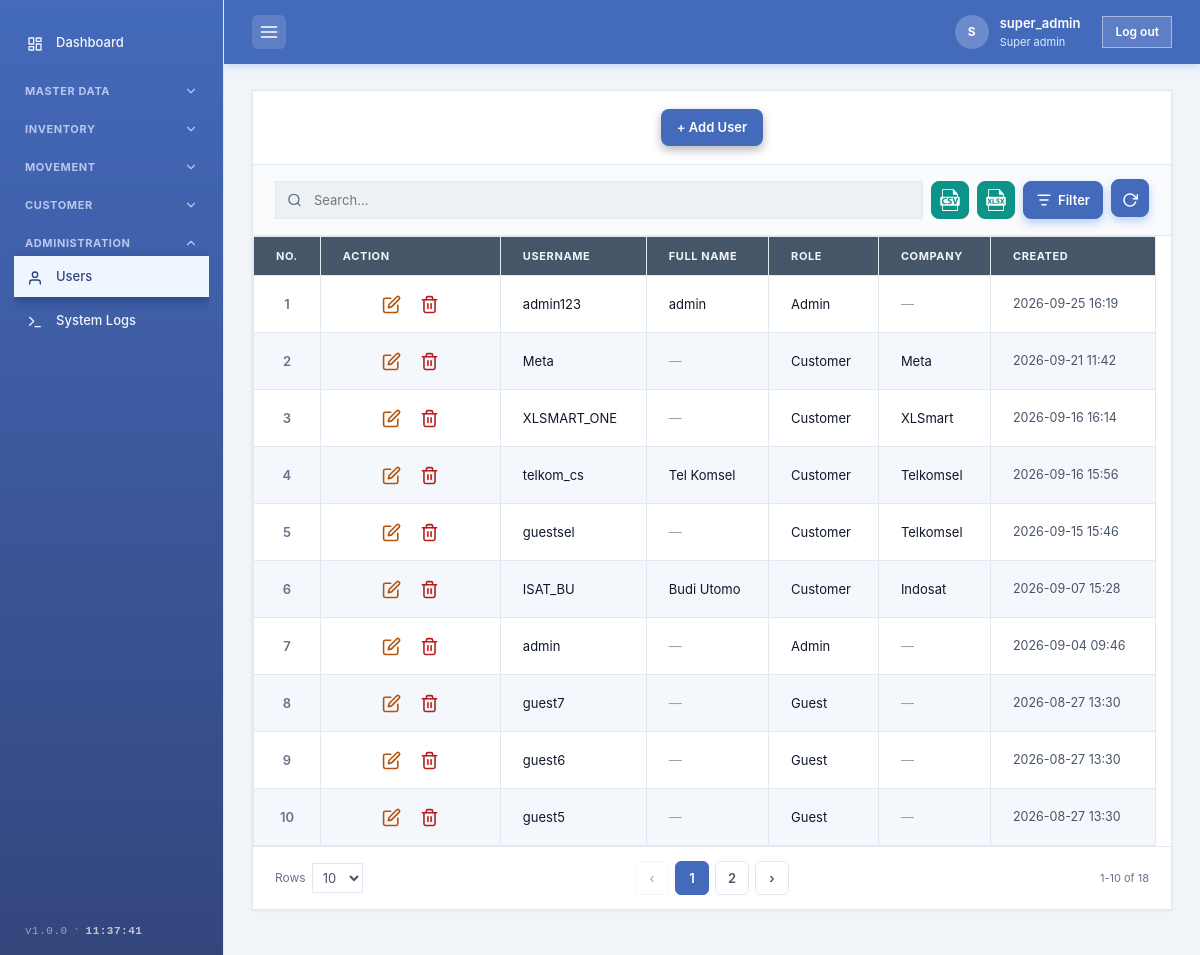
The page /pages/users.php (signed in) on the database its author committed.
### tables this page shows
CREATE TABLE `users` (
  `id` int(10) unsigned NOT NULL AUTO_INCREMENT,
  `username` varchar(64) NOT NULL,
  `password_hash` varchar(255) NOT NULL,
  `full_name` varchar(100) DEFAULT NULL,
  `role` varchar(50) NOT NULL DEFAULT 'admin',
  `company` varchar(100) DEFAULT NULL,
  `avatar` varchar(255) DEFAULT NULL,
  `created_at` datetime NOT NULL DEFAULT current_timestamp(),
  PRIMARY KEY (`id`),
  UNIQUE KEY `username` (`username`)
);

### includes/db.php (called while the page is built, shortened)
<?php
function db(): PDO
{
    static $pdo = null;
    if ($pdo === null) {
        $dsn = 'mysql:host=' . DB_HOST . ';dbname=' . DB_NAME . ';charset=utf8mb4';
        $pdo = new PDO($dsn, DB_USER, DB_PASS, [
            PDO::ATTR_ERRMODE            => PDO::ERRMODE_EXCEPTION,
            PDO::ATTR_DEFAULT_FETCH_MODE => PDO::FETCH_ASSOC,
        ]);
    }
    return $pdo;
}

### includes/auth.php (called while the page is built, shortened)
<?php
require_once __DIR__ . '/functions.php';
function current_user(): ?array
{
    static $user = null;
    if ($user === null) {
        try {
            $st = db()->prepare('SELECT id, username, full_name, role, company, avatar, created_at FROM users WHERE id = ?');
            $st->execute([$_SESSION['user_id']]);
            $row = $st->fetch();
            $user = $row === false ? null : $row;
        } catch (Exception $e) {
            $user = null;
        }
    }
    return $user;
}
function require_login(): void
{
    if (current_user() === null) {
        header('Location: ' . BASE_URL . '/login.php');
        exit;
    }
}
function current_role(): ?string
{
    $user = current_user();
    return $user === null ? null : (string)($user['role'] ?? '');
}

### pages/users.php (the view, shortened to what this page needs)
<?php
require_once __DIR__ . '/../includes/auth.php';
require_login();
$users = [];
try {
    $pdo = db();
    $users = $pdo->query('SELECT id, username, full_name, role, company, created_at FROM users ORDER BY id DESC')->fetchAll();
} catch (Exception $e) {
    $dbError = 'Could not load users from the database.';
}
$currentUserId = (int)(current_user()['id'] ?? 0);
include __DIR__ . '/../includes/header.php';
require_once __DIR__ . '/../includes/data-toolbar.php';
require_once __DIR__ . '/../includes/data-pagination.php';
$userSortOptions = [
    ['newest',    'Newest First'],
    ['oldest',    'Oldest First'],
    ['username',  'Username A-Z'],
    ['fullname',  'Full Name A-Z'],
    ['role',      'Role'],
    ['company',   'Company A-Z'],
];
$userToolbar    = buildToolbar('user', $userSortOptions);
$userPagination = buildPagination('user', ['pageSize' => 10]);
?>
<section class="inventory-section" id="users">
    <div class="sticky-zone">
        <div class="section-header">
            <button type="button" class="btn primary add-button" onclick="openAddUserModal()">+ Add User</button>
        </div>
    </div>
    <div class="toolbar-row"><?php echo $userToolbar; ?></div>
    <div class="table-container">
        <table>
            <thead>
                <tr>
                    <th>No.</th>
                    <th class="action-col">Action</th>
                    <th>Username</th>
                    <th>Full Name</th>
                    <th>Role</th>
                    <th>Company</th>
                    <th>Created</th>
                </tr>
            </thead>
            <tbody id="userBody">
                <?php if (empty($users)): ?>
                    <tr>
                        <td colspan="7" style="text-align:center; color:#9ca3af; padding:40px;">
                            No users yet. Add one above.
                        </td>
                    </tr>
                <?php else: ?>
                    <?php foreach ($users as $i => $u): ?>
                        <tr class="user-row"
                            data-created="<?php echo strtotime($u['created_at']); ?>"
                            data-username="<?php echo e(mb_strtolower((string)$u['username'])); ?>"
                            data-fullname="<?php echo e(mb_strtolower((string)($u['full_name'] ?? ''))); ?>"
                            data-role="<?php echo e(mb_strtolower((string)$u['role'])); ?>"
                            data-company="<?php echo e(mb_strtolower((string)($u['company'] ?? ''))); ?>">
                            <td class="no-col"><?php echo $i + 1; ?></td>
                            <td>
                                <div class="row-actions">
                                    <button type="button" class="btn icon-btn edit" title="Edit" onclick="openEditUserModal(<?php echo (int)$u['id']; ?>, <?php echo e(json_encode($u['username'])); ?>, <?php echo e(json_encode($u['full_name'] ?? '')); ?>, <?php echo e(json_encode($u['role'])); ?>, <?php echo e(json_encode($u['company'] ?? '')); ?>)">
                                        <?php echo icon_edit(); ?>
                                    </button>
                                    <?php if ((int)$u['id'] !== $currentUserId): ?>
                                        <button type="button" class="btn icon-btn delete" title="Delete" onclick="confirmDeleteUser(<?php echo (int)$u['id']; ?>, <?php echo e(json_encode($u['username'])); ?>)">
                                            <?php echo icon_delete(); ?>
                                        </button>
                                    <?php endif; ?>
                                </div>
                            </td>
                            <td><?php echo e($u['username']); ?></td>
                            <td><?php echo dash($u['full_name']); ?></td>
                            <td><?php echo e(ucfirst($u['role'])); ?></td>
                            <td><?php echo dash($u['company']); ?></td>
                            <td class="registered-on"><?php echo e(fmt_datetime($u['created_at'])); ?></td>
                        </tr>
                    <?php endforeach; ?>
                <?php endif; ?>
            </tbody>
        </table>
    </div>
    <?php echo $userPagination; ?>
</section>
<?php include __DIR__ . '/../includes/footer.php'; ?>

### includes/header.php (shortened to what this page needs)
<?php
require_once __DIR__ . '/functions.php';
require_once __DIR__ . '/auth.php';
$currentUser = current_user();
$fullName    = $currentUser['full_name'] ?? $currentUser['username'] ?? 'User';
$roleLabel   = ucfirst($currentUser['role'] ?? 'User');
$words = preg_split('/\s+/', trim($fullName));
$initials = strtoupper(($words[0][0] ?? 'U') . ($words[1][0] ?? ''));
?>
<!DOCTYPE html>
<html lang="en">
<head>
    <link rel="stylesheet" href="<?php echo BASE_URL; ?>/css/style.css">
</head>
<body>
<div class="app">
    <?php include __DIR__ . '/sidebar.php'; ?>
    <main class="main">
        <header class="topbar">
            <button type="button" class="sidebar-toggle" onclick="toggleSidebar()" aria-label="Toggle sidebar">
                <svg viewBox="0 0 24 24" fill="none" stroke="currentColor" stroke-width="2" stroke-linecap="round" width="20" height="20">
                    <line x1="3" y1="6" x2="21" y2="6"></line>
                    <line x1="3" y1="12" x2="21" y2="12"></line>
                    <line x1="3" y1="18" x2="21" y2="18"></line>
                </svg>
            </button>
            <div class="user-area">
                <a href="<?php echo BASE_URL; ?>/pages/profile.php" class="user-profile-link" title="My Profile">
                    <div class="user-avatar">
                        <?php if (!empty($currentUser['avatar']) && is_file(__DIR__ . '/../' . $currentUser['avatar'])): ?>
                            <img src="<?php echo BASE_URL . '/' . e($currentUser['avatar']); ?>" alt="<?php echo e($fullName); ?>">
                        <?php else: ?>
                            <?php echo e($initials); ?>
                        <?php endif; ?>
                    </div>
                    <div>
                        <div class="user-name"><?php echo e($fullName); ?></div>
                        <div class="user-role"><?php echo e($roleLabel); ?></div>
                    </div>
                </a>
                <a href="<?php echo BASE_URL; ?>/logout.php" class="logout-link">Log out</a>
            </div>
        </header>
        <div class="content">

### includes/icons.php (shortened to what this page needs)
<?php
function render_icon(string $name, string $extraClass = ''): string
{
    $cls = $extraClass !== '' ? ' class="' . htmlspecialchars($extraClass, ENT_QUOTES, 'UTF-8') . '"' : '';
    return match ($name) {
        'dashboard' => '<svg' . $cls . ' viewBox="0 0 24 24" fill="none" stroke="currentColor" stroke-width="2" stroke-linecap="round" stroke-linejoin="round"><rect x="3" y="3" width="7" height="9"></rect><rect x="14" y="3" width="7" height="5"></rect><rect x="14" y="12" width="7" height="9"></rect><rect x="3" y="16" width="7" height="5"></rect></svg>',
        'brands'    => '<svg' . $cls . ' viewBox="0 0 24 24" fill="none" stroke="currentColor" stroke-width="2" stroke-linecap="round" stroke-linejoin="round"><path d="M20.59 13.41l-7.17 7.17a2 2 0 0 1-2.83 0L2 12V2h10l8.59 8.59a2 2 0 0 1 0 2.82z"/><line x1="7" y1="7" x2="7.01" y2="7"/></svg>',
        'items'     => '<svg' . $cls . ' viewBox="0 0 24 24" fill="none" stroke="currentColor" stroke-width="2" stroke-linecap="round" stroke-linejoin="round"><path d="M3 9l1.5-5h15L21 9"/><path d="M3 9h18v12H3z"/><path d="M3 9a3 3 0 0 0 6 0 3 3 0 0 0 6 0 3 3 0 0 0 6 0"/></svg>',
        'bin'       => '<svg' . $cls . ' viewBox="0 0 24 24" fill="none" stroke="currentColor" stroke-width="1.5" stroke-linecap="round" stroke-linejoin="round"><path d="M7.69 8.71H5V8.17h4.85M7.69 8.71V19h8.62V8.71M7.69 8.71h8.62M16.31 8.71H19V8.17h-4.85M9.85 8.17V6h4.3v2.17M9.85 8.17h4.3"/><path d="M10 11v6M12 11v6M14 11v6"/></svg>',
        'lot'       => '<svg' . $cls . ' viewBox="0 0 24 24" fill="none" stroke="currentColor" stroke-width="2" stroke-linecap="round" stroke-linejoin="round"><line x1="8" y1="6" x2="21" y2="6"></line><line x1="8" ',
        '' => '' . $cls . ' ',
        ''     => '' . $cls . ' ',
        ''   => '' . $cls . ' ',
        ''  => '' . $cls . ' ',
        ''  => '' . $cls . ' ',
        '' => '' . $cls . ' ',
        ''   => '' . $cls . ' ',
        ''     => '' . $cls . ' ',
        ''      => '' . $cls . ' ',
        ''    => '' . $cls . ' ',
        ''      => '' . $cls . ' ',
        ''     => '' . $cls . ' ',
        ''   => '' . $cls . ' ',
        ''  => '' . $cls . ' ',
        'logs'      => '<svg' . $cls . ' viewBox="0 0 24 24" fill="none" stroke="currentColor" stroke-width="2" stroke-linecap="round" stroke-linejoin="round"><path d="M4 17l6-6-6-6M12 19h8"/></svg>',
        ''  => '' . $cls . ' ',
        default     => '<svg' . $cls . ' viewBox="0 0 24 24" fill="none" stroke="currentColor" stroke-width="2"><circle cx="12" cy="12" r="10"/></svg>',
    };
}
function icon_edit(): string
{
    return render_icon('edit');
}
function icon_delete(): string
{
    return render_icon('delete');
}

### includes/functions.php (shortened to what this page needs)
<?php
require_once __DIR__ . '/db.php';
require_once __DIR__ . '/icons.php';
require_once __DIR__ . '/auth.php';
function e($value): string
{
    return htmlspecialchars((string)$value, ENT_QUOTES, 'UTF-8');
}
function fmt_datetime(?string $value): string
{
    return $value ? date('Y-m-d H:i', strtotime($value)) : '';
}
function dash(?string $value): string
{
    return ($value !== null && $value !== '') ? e($value) : '<span class="dash">—</span>';
}

### rows shown on the page
users: full_name "S", full_name "super_admin", role "Super admin"
users: username "admin123", full_name "admin", role "Admin", created_at "2026-09-25 16:19"
users: username "Meta", role "Customer", company "Meta", created_at "2026-09-21 11:42"
users: username "XLSMART_ONE", role "Customer", company "XLSmart", created_at "2026-09-16 16:14"
users: username "telkom_cs", full_name "Tel Komsel Telkomsel", role "Customer", created_at "2026-09-16 15:56"
users: username "guestsel", role "Customer", company "Telkomsel", created_at "2026-09-15 15:46"
users: username "ISAT_BU", full_name "Budi Utomo Indosat", role "Customer", created_at "2026-09-07 15:28"
users: username "admin", role "Admin", created_at "2026-09-04 09:46"
users: username "guest7", role "Guest", created_at "2026-08-27 13:30"
users: username "guest6", role "Guest", created_at "2026-08-27 13:30"
users: username "guest5", role "Guest", created_at "2026-08-27 13:30"

### other values the page prints
$label "MASTER DATA"
$label "INVENTORY"
$label "MOVEMENT"
$label "CUSTOMER"
$label "ADMINISTRATION"
$text "Users"
$text "System Logs"
APP_VERSION "1.0.0"
form field value "10"
